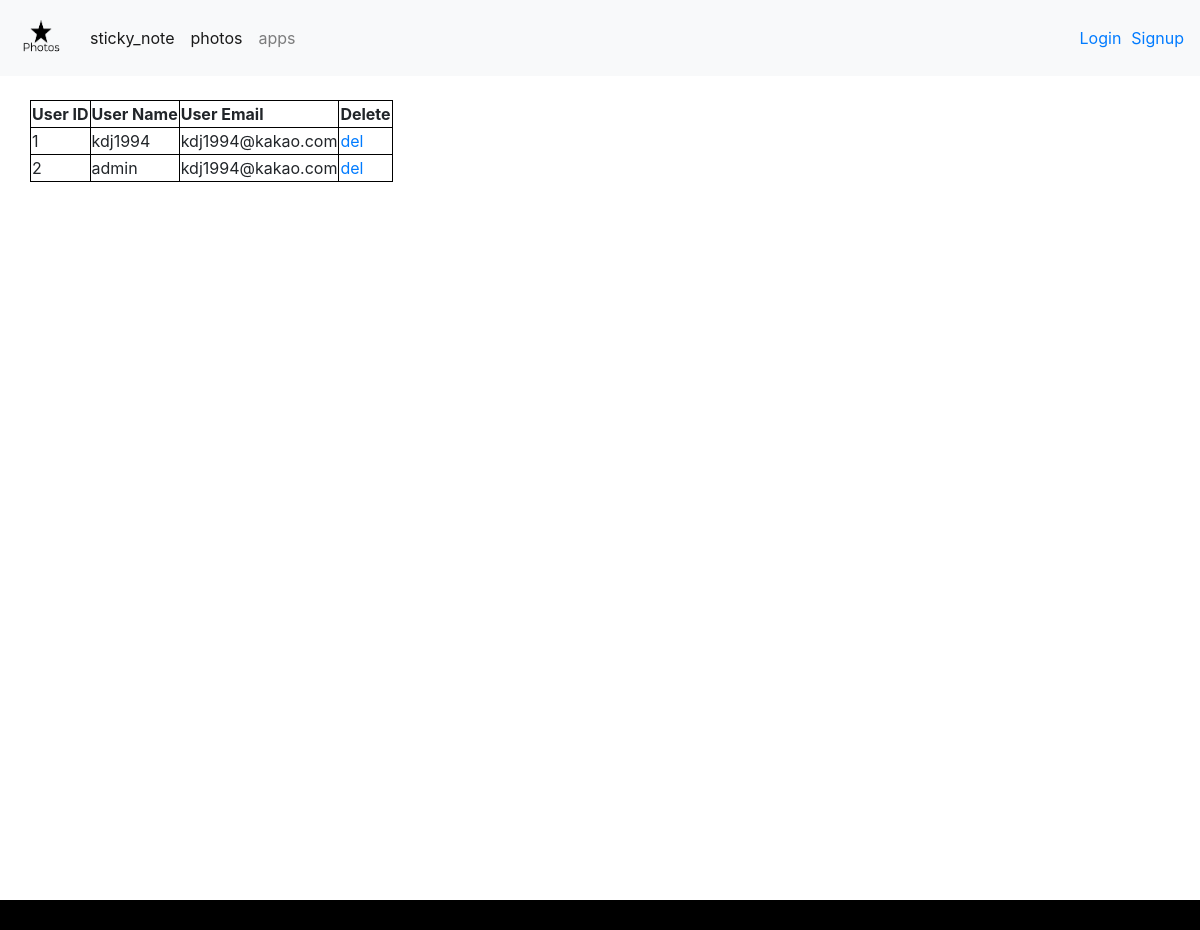
The app's page /accounts/user_list/ with its own data.
### accounts/models.py (models this page shows)
class User(AbstractUser):
    profile_name = models.CharField(max_length=100)
    profile_image = models.ImageField(upload_to="image/profile_image", blank=True )

### accounts/views.py (the view)
# urls.py: path('user_list/',views.user_list,name='user_list'),
def user_list(request):
    users = get_user_model().objects.all()
    context ={
        'users' : users,
    }
    return render(request,'accounts/user_list.html',context)

### templates/accounts/user_list.html (shortened to what this page needs)
{% extends 'base.html' %}
{% load bootstrap4 %}
{% block content %}
<table style = 'margin-top: 100px; margin-left: 30px; '>
    <tr>
      <th scope="col">User ID</td>
      <th scope="col">User Name</td>
      <th scope="col">User Email</td>
      <th scope="col">Delete</td>
    </tr>
    {% for user in users %}
    <tr>
      <td>{{ user.id }}</td>
      <td>{{user.username}}</td>
      <td>{{user.email}}</td>
      <td><a href="{% url 'accounts:delete' user.pk %}">del</a></td>
    </tr>
    {% endfor %}
  </table>
{% endblock content %}

### static/css/style.css (style rules this page uses)
body { flex-direction: column; justify-content: center; text-align: center; }
table, th, td { border: 1px solid black; }

### records on screen
User: id "1", username "kdj1994", email "kdj1994@kakao.com"
User: id "2", username "admin", email "kdj1994@kakao.com"
